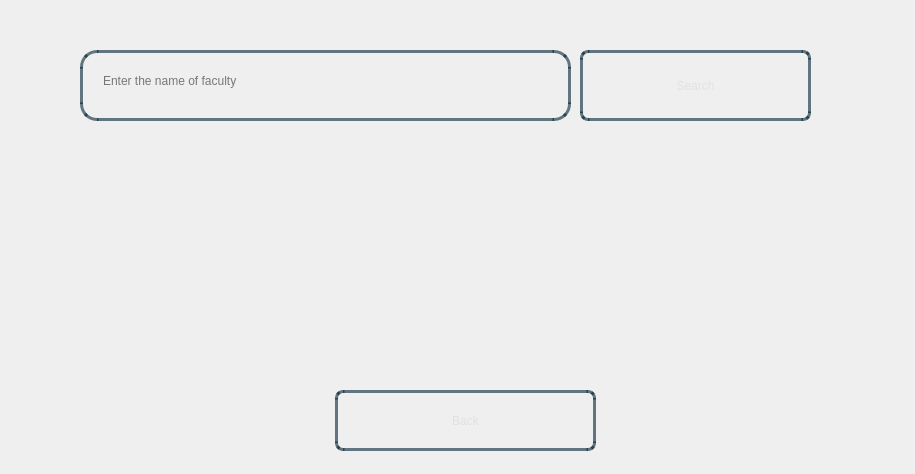
<?xml version="1.0" encoding="UTF-8"?>
<ui version="4.0">
 <class>Dialog</class>
 <widget class="QDialog" name="Dialog">
  <property name="geometry">
   <rect>
    <x>0</x>
    <y>0</y>
    <width>915</width>
    <height>474</height>
   </rect>
  </property>
  <property name="windowTitle">
   <string>Dialog</string>
  </property>
  <widget class="QWidget" name="bgwidget" native="true">
   <property name="geometry">
    <rect>
     <x>0</x>
     <y>0</y>
     <width>911</width>
     <height>471</height>
    </rect>
   </property>
   <property name="styleSheet">
    <string notr="true">QWidget#bgwidget{
background-color:qlineargradient(x1: 1, y1: 1, x2:1, y2: 0.2, stop: 0 rgba(0, 52, 89,140),
stop: 1 rgba(0, 168, 232,190))
}

</string>
   </property>
   <widget class="QPushButton" name="searchBtn">
    <property name="geometry">
     <rect>
      <x>580</x>
      <y>50</y>
      <width>231</width>
      <height>71</height>
     </rect>
    </property>
    <property name="styleSheet">
     <string notr="true">QPushButton{
border-radius:8px;
border:3px solid rgba(0,30,50,150);
color:rgba(225,225,225,255);
background-color:rgba(0,0,0,0);
font: 22pt &quot;Sans Serif Collection&quot;;
}
.QPushButton:hover
{
   background-color:white;
	color: rgba(0,30,50,150);
}</string>
    </property>
    <property name="text">
     <string>Search</string>
    </property>
   </widget>
   <widget class="QLineEdit" name="searchName">
    <property name="geometry">
     <rect>
      <x>80</x>
      <y>50</y>
      <width>491</width>
      <height>71</height>
     </rect>
    </property>
    <property name="styleSheet">
     <string notr="true">.QLineEdit{
border-radius:17px;
background-color:rgba(0,0,0,0);
border:3px solid rgba(0,30,50,150);
font: 18pt &quot;Sans Serif Collection&quot;;
padding:18px;
padding-top:8px;
}

.QLineEdit:focus{
	background-color:rgba(255,255,255,255);

}</string>
    </property>
    <property name="text">
     <string/>
    </property>
    <property name="placeholderText">
     <string>Enter the name of faculty</string>
    </property>
    <property name="clearButtonEnabled">
     <bool>true</bool>
    </property>
   </widget>
   <widget class="QLabel" name="facultyName">
    <property name="geometry">
     <rect>
      <x>20</x>
      <y>185</y>
      <width>411</width>
      <height>61</height>
     </rect>
    </property>
    <property name="styleSheet">
     <string notr="true">font: 18pt &quot;Sans Serif Collection&quot;;</string>
    </property>
    <property name="text">
     <string/>
    </property>
   </widget>
   <widget class="QLabel" name="facultyMail">
    <property name="geometry">
     <rect>
      <x>20</x>
      <y>268</y>
      <width>391</width>
      <height>61</height>
     </rect>
    </property>
    <property name="styleSheet">
     <string notr="true">font: 18pt &quot;Sans Serif Collection&quot;;</string>
    </property>
    <property name="text">
     <string/>
    </property>
   </widget>
   <widget class="QLabel" name="error">
    <property name="geometry">
     <rect>
      <x>350</x>
      <y>210</y>
      <width>261</width>
      <height>61</height>
     </rect>
    </property>
    <property name="styleSheet">
     <string notr="true">font: 20pt &quot;Sans Serif Collection&quot;;
color: rgb(255, 0, 0);</string>
    </property>
    <property name="text">
     <string/>
    </property>
   </widget>
   <widget class="QLabel" name="primarySub">
    <property name="geometry">
     <rect>
      <x>480</x>
      <y>185</y>
      <width>381</width>
      <height>61</height>
     </rect>
    </property>
    <property name="styleSheet">
     <string notr="true">font: 18pt &quot;Sans Serif Collection&quot;;</string>
    </property>
    <property name="text">
     <string/>
    </property>
   </widget>
   <widget class="QLabel" name="secondarySub">
    <property name="geometry">
     <rect>
      <x>480</x>
      <y>268</y>
      <width>381</width>
      <height>61</height>
     </rect>
    </property>
    <property name="styleSheet">
     <string notr="true">font: 18pt &quot;Sans Serif Collection&quot;;</string>
    </property>
    <property name="text">
     <string/>
    </property>
   </widget>
   <widget class="QPushButton" name="backBtn">
    <property name="geometry">
     <rect>
      <x>335</x>
      <y>390</y>
      <width>261</width>
      <height>61</height>
     </rect>
    </property>
    <property name="styleSheet">
     <string notr="true">QPushButton{
border-radius:8px;
border:3px solid rgba(0,30,50,150);
color:rgba(225,225,225,255);
background-color:rgba(0,0,0,0);
font: 22pt &quot;Sans Serif Collection&quot;;
}
.QPushButton:hover
{
   background-color:white;
	color: rgba(0,30,50,150);
}</string>
    </property>
    <property name="text">
     <string>Back</string>
    </property>
   </widget>
  </widget>
 </widget>
 <resources/>
 <connections/>
</ui>
